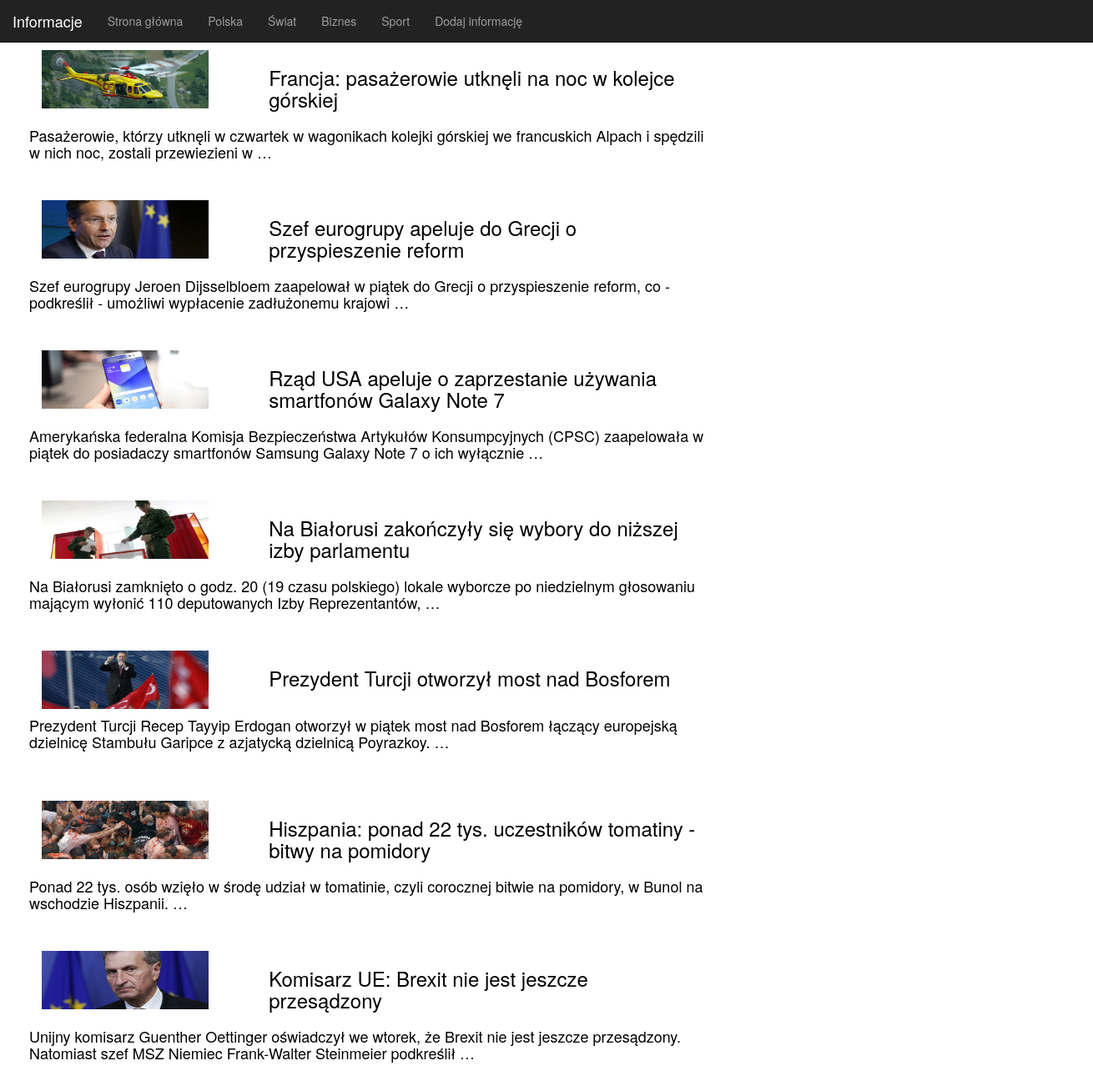
Page /category/1 on the committed database.
### news/models.py (models this page shows, shortened)
class Article(models.Model):
    category = models.ForeignKey(Category)
    title = models.CharField(max_length=256, unique=True)
    text = models.TextField(max_length=5012)
    source = models.CharField(max_length=64)
    photo = models.ImageField(upload_to='images/')
    created_date = models.DateTimeField(
            default=timezone.now)

### news/views.py (the view)
# urls.py: url(r'^category/(?P<category_id>.*)$', views.category, name='category'),
def category(request, category_id):
    articles = Article.objects.filter(category__id__exact=category_id).order_by('-created_date')
    return render(request, 'news/category.html', {'articles': articles})

### news/templates/news/category.html (shortened to what this page needs)
{% extends "news/base.html" %}
{% block content%}
	{% for article in articles %}
		<div class="category-article-list">
			<div class="col-md-8">
				<div class="col-md-4">
					<a href="{% url 'article_detail' pk=article.pk %}"><img src={{ article.photo.url }}/></a>
				</div>
				<div class="col-md-8">
					<h3><a href="{% url 'article_detail' pk=article.pk %}">{{article.title}}</a></h3>
				</div>
			</div>
			<div class="col-md-8">
				<div class="article-list-text">
					<h4><a href="{% url 'article_detail' pk=article.pk %}">{{ article.text|linebreaks|truncatewords:20 }}</a></h4>
				</div>
			</div>
		</div>
	{% endfor %}
{% endblock %}

### static/css/website.css (style rules this page uses)
body { background-color: white; }
.category-article-list { height: 180px; }
.category-article-list img { width: 200px; height: 70px; }
.category-article-list a { color: black; text-decoration: none; }

### rows in the picture
Article: photo (picture), title "Francja: pasażerowie utknęli na noc w kolejce górskiej", text "Pasażerowie, którzy utknęli w czwartek w wagonikach kolejki górskiej we francuskich Alpach i spędzili w nich noc, zostali przewiezieni w …"
Article: photo (picture), title "Szef eurogrupy apeluje do Grecji o przyspieszenie reform", text "Szef eurogrupy Jeroen Dijsselbloem zaapelował w piątek do Grecji o przyspieszenie reform, co - podkreślił - umożliwi wypłacenie zadłużonemu krajowi …"
Article: photo (picture), title "Rząd USA apeluje o zaprzestanie używania smartfonów Galaxy Note 7", text "Amerykańska federalna Komisja Bezpieczeństwa Artykułów Konsumpcyjnych (CPSC) zaapelowała w piątek do posiadaczy smartfonów Samsung Galaxy Note 7 o ich wyłącznie …"
Article: photo (picture), title "Na Białorusi zakończyły się wybory do niższej izby parlamentu", text "Na Białorusi zamknięto o godz. 20 (19 czasu polskiego) lokale wyborcze po niedzielnym głosowaniu mającym wyłonić 110 deputowanych Izby Reprezentantów, …"
Article: photo (picture), title "Prezydent Turcji otworzył most nad Bosforem", text "Prezydent Turcji Recep Tayyip Erdogan otworzył w piątek most nad Bosforem łączący europejską dzielnicę Stambułu Garipce z azjatycką dzielnicą Poyrazkoy. …"
Article: photo (picture), title "Hiszpania: ponad 22 tys. uczestników tomatiny - bitwy na pomidory", text "Ponad 22 tys. osób wzięło w środę udział w tomatinie, czyli corocznej bitwie na pomidory, w Bunol na wschodzie Hiszpanii. …"
Article: photo (picture), title "Komisarz UE: Brexit nie jest jeszcze przesądzony", text "Unijny komisarz Guenther Oettinger oświadczył we wtorek, że Brexit nie jest jeszcze przesądzony. Natomiast szef MSZ Niemiec Frank-Walter Steinmeier podkreślił …"
